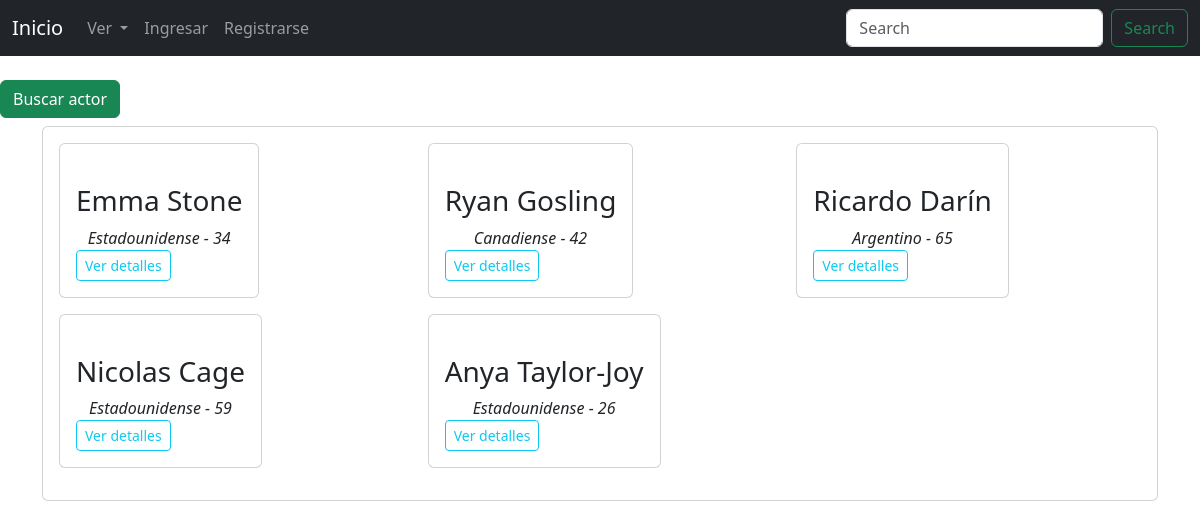
/AppCoder/listarActores/, run on the app's committed database.
### AppCoder/models.py (models this page shows, shortened)
class actor(models.Model):
    nombre = models.CharField(max_length=80)
    apellido = models.CharField(max_length=80)
    edad = models.IntegerField()
    nacionalidad = models.CharField(max_length=80)
    foto = models.URLField(null=True, blank=True)
    pelishechas = models.ManyToManyField(pelicula, related_name="pelishechasactores", blank=True)

### AppCoder/views.py (the view)
# urls.py: path("listarActores/", listarActores, name="listarActores"),
def listarActores(request):
    actores = actor.objects.all()
    return render (request, "AppCoder/listarActores.html", {"actores": actores})

### AppCoder/templates/AppCoder/listarActores.html (shortened to what this page needs)
{% extends "AppCoder/padre.html" %}
{% block contenido %}
<br>
<a href="{% url 'busquedaActor' %}" class="btn btn-success">Buscar actor</a>
<div class="container">
    <div class="card">
        <div class="card-body">
           <div class="row">
                {% for actor in actores %}
                <div class="col-lg-4 mb-3 d-flex align-items-stretch">
                    <div class="card">
                        <div class="card-body">
                            <div class="text-center">
                            <h3 class="text-center">{{ actor.nombre }} {{ actor.apellido }}</h3>
                            <i class="text-center">{{ actor.nacionalidad }} - {{ actor.edad }}</i>
                            </div>
                    <a href="/AppCoder/detalleActor/{{ actor.id }}/" class="btn btn-outline-info btn-sm mt-auto align-self-start">Ver detalles</a>
                        </div>
                    </div>
                </div>
                {% endfor %}
            </div>
        </div>
    </div>
</div>
{% endblock %}

### data on the page
actor: nombre "Emma", apellido "Stone", nacionalidad "Estadounidense", edad "34"
actor: nombre "Ryan", apellido "Gosling", nacionalidad "Canadiense", edad "42"
actor: nombre "Ricardo", apellido "Darín", nacionalidad "Argentino", edad "65"
actor: nombre "Nicolas", apellido "Cage", nacionalidad "Estadounidense", edad "59"
actor: nombre "Anya", apellido "Taylor-Joy", nacionalidad "Estadounidense", edad "26"
